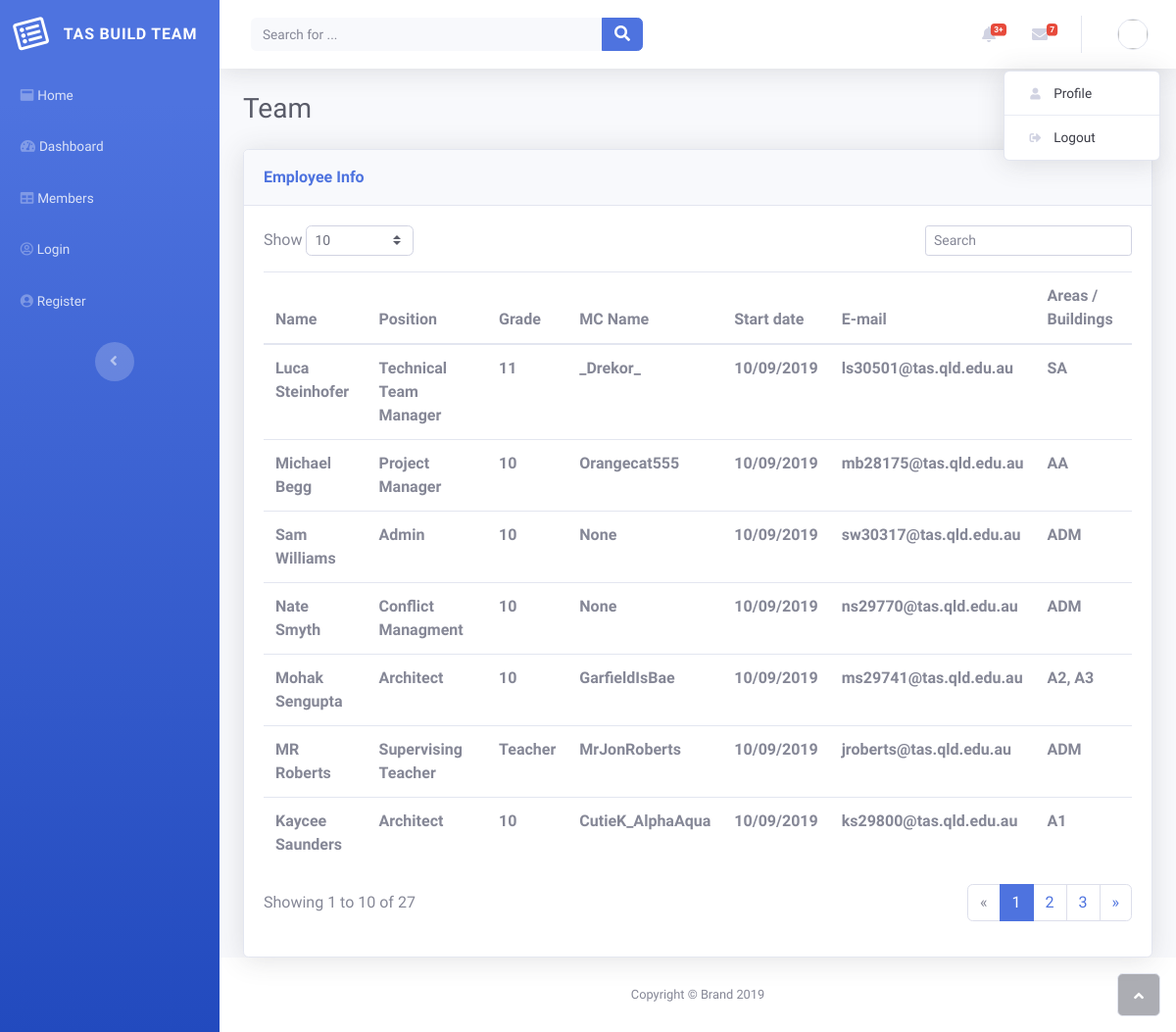
/members, run on the app's committed database.
### tables this page shows
CREATE TABLE "members" (
	"Name"	TEXT,
	"Position"	TEXT,
	"Grade"	TEXT,
	"MCName"	TEXT,
	"StartDate"	TEXT,
	"Email"	TEXT,
	"areas"	TEXT
);

### app.py (the view)
@app.route('/members')
def list_members():
    sql = "SELECT * FROM members"
    conn = create_connection(DATABASE)
    cur = conn.cursor()
    cur.execute(sql,)
    memberlist = cur.fetchall()
    return render_template(members_page, m=memberlist)

### app.py (called while the page is built)
def create_connection(db_file):
    conn = None
    try:
        conn = sqlite3.connect(db_file)
    except Exception as e:
        print(e)
    return conn

### templates/table.html (shortened to what this page needs)
<!DOCTYPE html>
<html>
<head>
    <link rel="stylesheet" href="../static/assets/bootstrap/css/bootstrap.min.css">
    <link rel="stylesheet" href="../static/assets/fonts/fontawesome-all.min.css">
</head>
<body id="page-top">
    <div id="wrapper">
        <nav class="navbar navbar-dark align-items-start sidebar sidebar-dark accordion bg-gradient-primary p-0">
            <div class="container-fluid d-flex flex-column p-0">
                <a class="navbar-brand d-flex justify-content-center align-items-center sidebar-brand m-0" href="#">
                    <div class="sidebar-brand-icon rotate-n-15"><i class="far fa-list-alt"></i></div>
                    <div class="sidebar-brand-text mx-3"><span>TAS Build Team</span></div>
                </a>
                <ul class="nav navbar-nav text-light" id="accordionSidebar">
                    <li class="nav-item" role="presentation"><a class="nav-link" href="blank.html"><i class="fas fa-window-maximize"></i><span>Home</span></a><a class="nav-link" href="/"><i class="fas fa-tachometer-alt"></i><span>Dashboard</span></a></li>
                    <li class="nav-item" role="presentation"><a class="nav-link" href="/members"><i class="fas fa-table"></i><span>Members</span></a></li>
                    <li class="nav-item" role="presentation"><a class="nav-link" href="/login"><i class="far fa-user-circle"></i><span>Login</span></a></li>
                    <li class="nav-item" role="presentation"><a class="nav-link" href="/register"><i class="fas fa-user-circle"></i><span>Register</span></a></li>
                </ul>
                <div class="text-center d-none d-md-inline"><button class="btn rounded-circle border-0" id="sidebarToggle" type="button"></button></div>
            </div>
        </nav>
        <div class="d-flex flex-column" id="content-wrapper">
            <div id="content">
                <nav class="navbar navbar-light navbar-expand bg-white shadow mb-4 topbar static-top">
                    <div class="container-fluid"><button class="btn btn-link d-md-none rounded-circle mr-3" id="sidebarToggleTop" type="button"></button>
                        <form class="form-inline d-none d-sm-inline-block mr-auto ml-md-3 my-2 my-md-0 mw-100 navbar-search">
                            <div class="input-group"><input class="bg-light form-control border-0 small" type="text" placeholder="Search for ...">
                                <div class="input-group-append"><button class="btn btn-primary py-0" type="button"><i class="fas fa-search"></i></button></div>
                            </div>
                        </form>
                        <ul class="nav navbar-nav flex-nowrap ml-auto">
                            <li class="nav-item dropdown no-arrow mx-1" role="presentation">
                                <div class="nav-item dropdown no-arrow"><a class="dropdown-toggle nav-link" data-toggle="dropdown" aria-expanded="false" href="#"><span class="badge badge-danger badge-counter">3+</span><i class="fas fa-bell fa-fw"></i></a>
                                </div>
                            </li>
                            <li class="nav-item dropdown no-arrow mx-1" role="presentation">
                                <div class="nav-item dropdown no-arrow"><a class="dropdown-toggle nav-link" data-toggle="dropdown" aria-expanded="false" href="#"><i class="fas fa-envelope fa-fw"></i><span class="badge badge-danger badge-counter">7</span></a>
                                </div>
                            </li>
                            <li class="nav-item dropdown no-arrow" role="presentation">
                                <div class="nav-item dropdown show no-arrow"><a class="dropdown-toggle nav-link" data-toggle="dropdown" aria-expanded="true" href="#"><img class="border rounded-circle img-profile"></a>
                                    <div class="dropdown-menu show shadow dropdown-menu-right animated--grow-in"
                                        role="menu"><a class="dropdown-item" role="presentation" href="/profile"><i class="fas fa-user fa-sm fa-fw mr-2 text-gray-400"></i>&nbsp;Profile</a>
                                        <div class="dropdown-divider"></div><a class="dropdown-item" role="presentation" href="/"><i class="fas fa-sign-out-alt fa-sm fa-fw mr-2 text-gray-400"></i>&nbsp;Logout</a></div>
                                </div>
                            </li>
                        </ul>
                    </div>
                </nav>
                <div class="container-fluid">
                    <h3 class="text-dark mb-4">Team</h3>
                    <div class="card shadow">
                        <div class="card-header py-3">
                            <p class="text-primary m-0 font-weight-bold">Employee Info</p>
                        </div>
                        <div class="card-body">
                            <div class="row">
                                <div class="col-md-6 text-nowrap">
                                    <div id="dataTable_length" class="dataTables_length" aria-controls="dataTable"><label>Show&nbsp;<select class="form-control form-control-sm custom-select custom-select-sm"><option value="10" selected="">10</option><option value="25">25</option><option value="50">50</option><option value="100">100</option></select>&nbsp;</label></div>
                                </div>
                                <div class="col-md-6">
                                    <div class="text-md-right dataTables_filter" id="dataTable_filter"><label><input type="search" class="form-control form-control-sm" aria-controls="dataTable" placeholder="Search"></label></div>
                                </div>
                            </div>
                            <div class="table-responsive table mt-2" id="dataTable" role="grid" aria-describedby="dataTable_info">
                                <table class="table dataTable my-0" id="dataTable">
                                    <thead>
                                        <tr>
                                            <th>Name</th>
                                            <th>Position</th>
                                            <th>Grade</th>
                                            <th>MC Name</th>
                                            <th>Start date</th>
                                            <th>E-mail</th>
                                            <th>Areas / Buildings
                                        </tr>
                                    </thead>
                                    <tbody>
                                        {% for member in m %}
                                        <tr>
                                            <th>{{member[0]}}</th>
                                            <th>{{member[1]}}</th>
                                            <th>{{member[2]}}</th>
                                            <th>{{member[3]}}</th>
                                            <th>{{member[4]}}</th>
                                            <th>{{member[5]}}</th>
                                            <th>{{member[6]}}</th>
                                        </tr>
                                        {% endfor %}
                                    </tbody>
                                </table>
                            </div>
                            <div class="row">
                                <div class="col-md-6 align-self-center">
                                    <p id="dataTable_info" class="dataTables_info" role="status" aria-live="polite">Showing 1 to 10 of 27</p>
                                </div>
                                <div class="col-md-6">
                                    <nav class="d-lg-flex justify-content-lg-end dataTables_paginate paging_simple_numbers">
                                        <ul class="pagination">
                                            <li class="page-item disabled"><a class="page-link" href="#" aria-label="Previous"><span aria-hidden="true">«</span></a></li>
                                            <li class="page-item active"><a class="page-link" href="#">1</a></li>
                                            <li class="page-item"><a class="page-link" href="#">2</a></li>
                                            <li class="page-item"><a class="page-link" href="#">3</a></li>
                                            <li class="page-item"><a class="page-link" href="#" aria-label="Next"><span aria-hidden="true">»</span></a></li>
                                        </ul>
                                    </nav>
                                </div>
                            </div>
                        </div>
                    </div>
                </div>
            </div>
            <footer class="bg-white sticky-footer">
                <div class="container my-auto">
                    <div class="text-center my-auto copyright"><span>Copyright © Brand 2019</span></div>
                </div>
            </footer>
        </div><a class="border rounded d-inline scroll-to-top" href="#page-top"><i class="fas fa-angle-up"></i></a></div>
</body>
</html>

### data on the page
members: Name "Luca Steinhofer", Position "Technical Team Manager", Grade "11", MCName "_Drekor_", StartDate "10/09/2019", Email "ls30501@tas.qld.edu.au", areas "SA"
members: Name "Michael Begg", Position "Project Manager", Grade "10", MCName "Orangecat555", StartDate "10/09/2019", Email "mb28175@tas.qld.edu.au", areas "AA"
members: Name "Sam Williams", Position "Admin", Grade "10", member "None", StartDate "10/09/2019", Email "sw30317@tas.qld.edu.au", areas "ADM"
members: Name "Nate Smyth", Position "Conflict Managment", Grade "10", member "None", StartDate "10/09/2019", Email "ns29770@tas.qld.edu.au", areas "ADM"
members: Name "Mohak Sengupta", Position "Architect", Grade "10", MCName "GarfieldIsBae", StartDate "10/09/2019", Email "ms29741@tas.qld.edu.au", areas "A2, A3"
members: Name "MR Roberts", Position "Supervising Teacher", Grade "Teacher", MCName "MrJonRoberts", StartDate "10/09/2019", Email "jroberts@tas.qld.edu.au", areas "ADM"
members: Name "Kaycee Saunders", Position "Architect", Grade "10", MCName "CutieK_AlphaAqua", StartDate "10/09/2019", Email "ks29800@tas.qld.edu.au", areas "A1"
